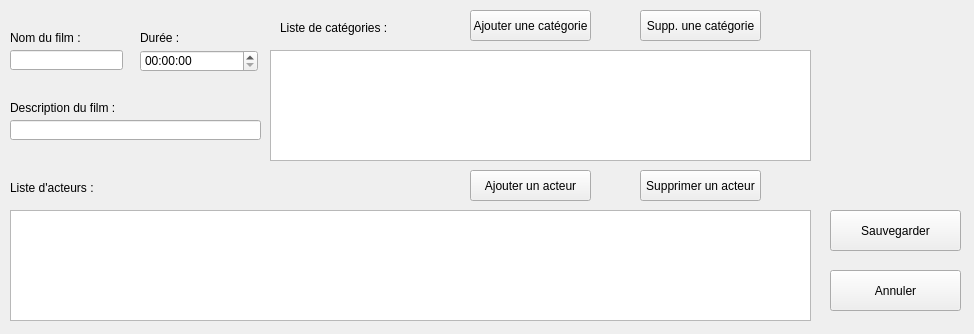
<?xml version="1.0" encoding="UTF-8"?>
<ui version="4.0">
 <class>Form</class>
 <widget class="QWidget" name="Form">
  <property name="geometry">
   <rect>
    <x>0</x>
    <y>0</y>
    <width>974</width>
    <height>334</height>
   </rect>
  </property>
  <property name="windowTitle">
   <string>Form</string>
  </property>
  <widget class="QLabel" name="label_2">
   <property name="geometry">
    <rect>
     <x>10</x>
     <y>30</y>
     <width>101</width>
     <height>16</height>
    </rect>
   </property>
   <property name="text">
    <string>Nom du film :</string>
   </property>
  </widget>
  <widget class="QLineEdit" name="lineEdit">
   <property name="geometry">
    <rect>
     <x>10</x>
     <y>50</y>
     <width>113</width>
     <height>20</height>
    </rect>
   </property>
  </widget>
  <widget class="QLabel" name="label_3">
   <property name="geometry">
    <rect>
     <x>10</x>
     <y>100</y>
     <width>111</width>
     <height>16</height>
    </rect>
   </property>
   <property name="text">
    <string>Description du film :</string>
   </property>
  </widget>
  <widget class="QLineEdit" name="lineEdit_2">
   <property name="geometry">
    <rect>
     <x>10</x>
     <y>120</y>
     <width>251</width>
     <height>20</height>
    </rect>
   </property>
  </widget>
  <widget class="QLabel" name="label_5">
   <property name="geometry">
    <rect>
     <x>140</x>
     <y>30</y>
     <width>121</width>
     <height>16</height>
    </rect>
   </property>
   <property name="text">
    <string>Durée :</string>
   </property>
  </widget>
  <widget class="QPushButton" name="pushButton">
   <property name="geometry">
    <rect>
     <x>830</x>
     <y>210</y>
     <width>131</width>
     <height>41</height>
    </rect>
   </property>
   <property name="text">
    <string>Sauvegarder</string>
   </property>
  </widget>
  <widget class="QPushButton" name="pushButton_2">
   <property name="geometry">
    <rect>
     <x>830</x>
     <y>270</y>
     <width>131</width>
     <height>41</height>
    </rect>
   </property>
   <property name="text">
    <string>Annuler</string>
   </property>
  </widget>
  <widget class="QListWidget" name="listWidget">
   <property name="geometry">
    <rect>
     <x>270</x>
     <y>50</y>
     <width>541</width>
     <height>111</height>
    </rect>
   </property>
  </widget>
  <widget class="QLabel" name="label">
   <property name="geometry">
    <rect>
     <x>280</x>
     <y>20</y>
     <width>161</width>
     <height>16</height>
    </rect>
   </property>
   <property name="text">
    <string>Liste de catégories :</string>
   </property>
  </widget>
  <widget class="QPushButton" name="pushButton_3">
   <property name="geometry">
    <rect>
     <x>470</x>
     <y>10</y>
     <width>121</width>
     <height>31</height>
    </rect>
   </property>
   <property name="text">
    <string>Ajouter une catégorie</string>
   </property>
  </widget>
  <widget class="QPushButton" name="pushButton_4">
   <property name="geometry">
    <rect>
     <x>640</x>
     <y>10</y>
     <width>121</width>
     <height>31</height>
    </rect>
   </property>
   <property name="text">
    <string>Supp. une catégorie</string>
   </property>
  </widget>
  <widget class="QListWidget" name="listWidget_2">
   <property name="geometry">
    <rect>
     <x>10</x>
     <y>210</y>
     <width>801</width>
     <height>111</height>
    </rect>
   </property>
  </widget>
  <widget class="QLabel" name="label_8">
   <property name="geometry">
    <rect>
     <x>10</x>
     <y>180</y>
     <width>161</width>
     <height>16</height>
    </rect>
   </property>
   <property name="text">
    <string>Liste d'acteurs :</string>
   </property>
  </widget>
  <widget class="QPushButton" name="pushButton_5">
   <property name="geometry">
    <rect>
     <x>470</x>
     <y>170</y>
     <width>121</width>
     <height>31</height>
    </rect>
   </property>
   <property name="text">
    <string>Ajouter un acteur</string>
   </property>
  </widget>
  <widget class="QPushButton" name="pushButton_6">
   <property name="geometry">
    <rect>
     <x>640</x>
     <y>170</y>
     <width>121</width>
     <height>31</height>
    </rect>
   </property>
   <property name="text">
    <string>Supprimer un acteur</string>
   </property>
  </widget>
  <widget class="QTimeEdit" name="timeEdit">
   <property name="geometry">
    <rect>
     <x>140</x>
     <y>50</y>
     <width>118</width>
     <height>22</height>
    </rect>
   </property>
   <property name="calendarPopup">
    <bool>false</bool>
   </property>
  </widget>
 </widget>
 <resources/>
 <connections/>
</ui>
